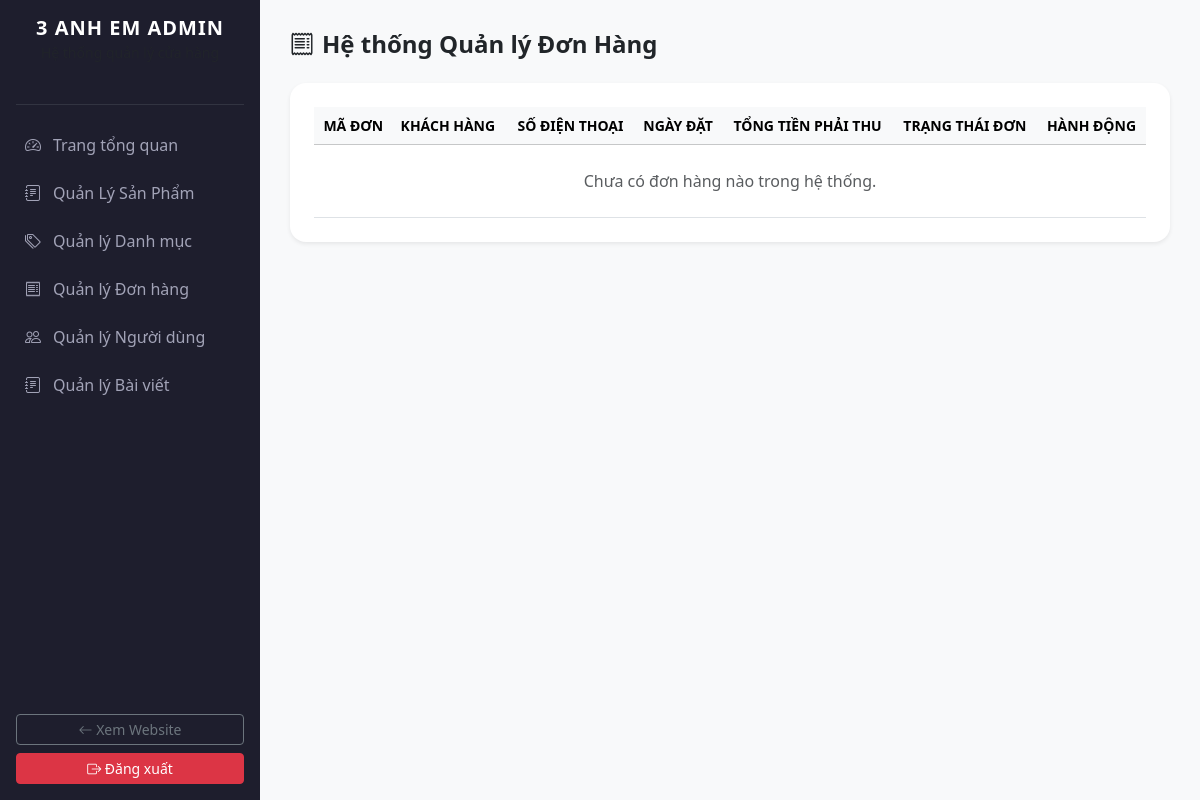
Before: /phomai3anhem/admin/orders.php (signed in) with the older database file.
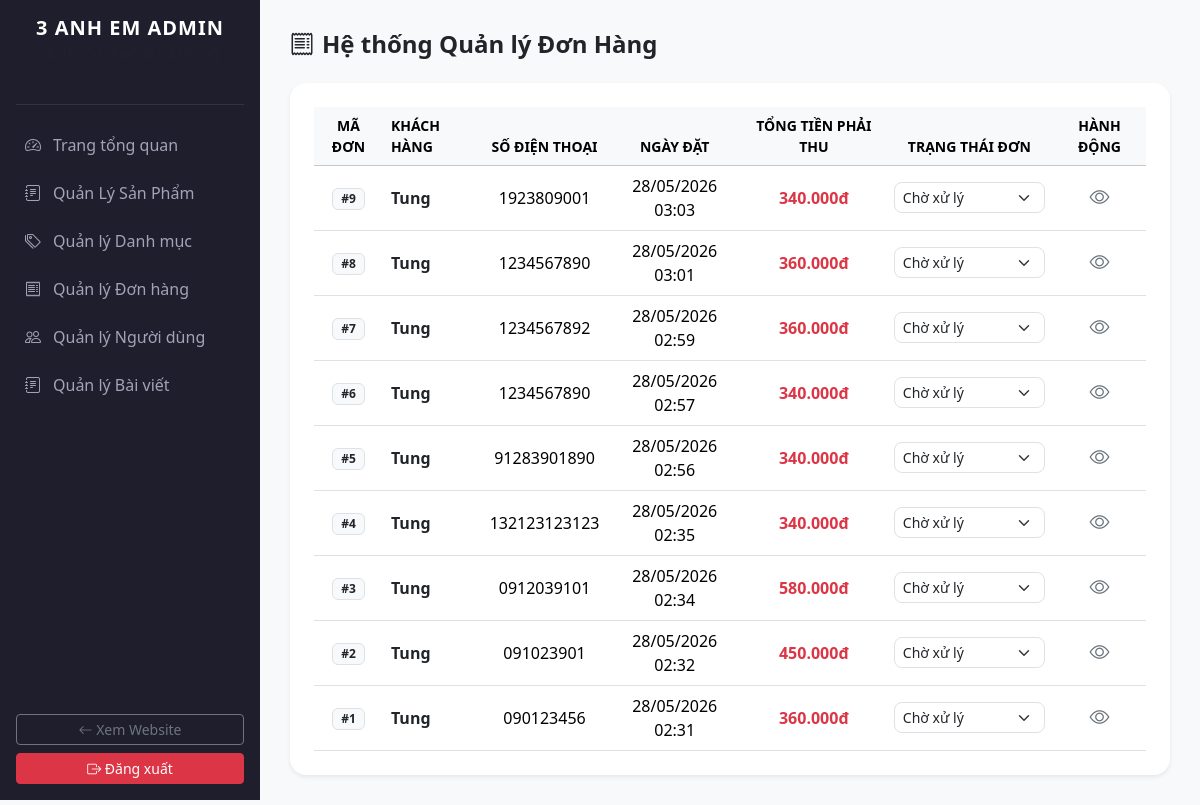
After: the same page with the newer database file.
### tables this page shows
CREATE TABLE `orders` (
  `id` int(11) NOT NULL,
  `user_id` int(11) DEFAULT NULL,
  `full_name` varchar(255) NOT NULL,
  `email` varchar(255) NOT NULL,
  `phone` varchar(20) NOT NULL,
  `address` text NOT NULL,
  `note` text DEFAULT NULL,
  `total_money` int(11) NOT NULL,
  `status` varchar(50) DEFAULT 'pending',
  `created_at` timestamp NOT NULL DEFAULT current_timestamp()
);

### phomai3anhem/admin/orders.php (the view, shortened to what this page needs)
<?php
include_once '../config/db.php';
include_once 'includes/header.php';
$orders = $pdo->query("SELECT * FROM orders ORDER BY id DESC")->fetchAll();
?>
<div class="mb-4">
    <h4 class="fw-bold text-dark"><i class="bi bi-receipt me-2"></i>Hệ thống Quản lý Đơn Hàng</h4>
</div>
<div class="card admin-card bg-white border-0 shadow-sm rounded-4 p-4">
    <div class="table-responsive">
        <table class="table table-hover align-middle text-center m-0">
            <thead class="table-light text-secondary small text-uppercase">
                <tr>
                    <th>Mã đơn</th>
                    <th class="text-start">Khách hàng</th>
                    <th>Số điện thoại</th>
                    <th>Ngày đặt</th>
                    <th>Tổng tiền phải thu</th>
                    <th>Trạng thái đơn</th>
                    <th>Hành động</th>
                </tr>
            </thead>
            <tbody>
                <?php if (count($orders) > 0): ?>
                    <?php foreach($orders as $o): ?>
                    <tr>
                        <td><span class="badge bg-light text-dark border">#<?php echo $o['id']; ?></span></td>
                        <td class="text-start fw-bold text-dark"><?php echo htmlspecialchars($o['full_name']); ?></td>
                        <td><?php echo htmlspecialchars($o['phone']); ?></td>
                        <td><?php echo date('d/m/Y H:i', strtotime($o['created_at'])); ?></td>
                        <td class="text-danger fw-bold"><?php echo number_format($o['total_money'], 0, ',', '.'); ?>đ</td>
                        <td>
                            <select class="form-select form-select-sm d-inline-block w-auto rounded-3 change-order-status" data-id="<?php echo $o['id']; ?>">
                                <option value="pending" <?php echo $o['status']=='pending'?'selected':''; ?>>Chờ xử lý</option>
                            </select>
                        </td>
                        <td>
                            <div class="btn-group gap-1">
                                <a href="orders-detail.php?id=<?php echo $o['id']; ?>" class="btn btn-sm btn-outline-secondary rounded-3 border-0 px-2" title="Xem chi tiết">
                                    <i class="bi bi-eye fs-5"></i>
                                </a>
                            </div>
                        </td>
                    </tr>
                    <?php endforeach; ?>
                <?php else: ?>
                    <tr>
                        <td colspan="7" class="text-center text-muted py-4">Chưa có đơn hàng nào trong hệ thống.</td>
                    </tr>
                <?php endif; ?>
            </tbody>
        </table>
    </div>
</div>
<?php include_once 'includes/footer.php'; ?>

Changed rows visible on the page:
added orders: id "9", full_name "Tung", phone "1923809001", created_at "28/05/2026 03:03", total_money "340.000", status+id "Chờ xử lý"
added orders: id "8", full_name "Tung", phone "1234567890", created_at "28/05/2026 03:01", total_money "360.000", status+id "Chờ xử lý"
added orders: id "7", full_name "Tung", phone "1234567892", created_at "28/05/2026 02:59", total_money "360.000", status+id "Chờ xử lý"
added orders: id "6", full_name "Tung", phone "1234567890", created_at "28/05/2026 02:57", total_money "340.000", status+id "Chờ xử lý"
added orders: id "5", full_name "Tung", phone "91283901890", created_at "28/05/2026 02:56", total_money "340.000", status+id "Chờ xử lý"
added orders: id "4", full_name "Tung", phone "132123123123", created_at "28/05/2026 02:35", total_money "340.000", status+id "Chờ xử lý"
added orders: id "3", full_name "Tung", phone "0912039101", created_at "28/05/2026 02:34", total_money "580.000", status+id "Chờ xử lý"
added orders: id "2", full_name "Tung", phone "091023901", created_at "28/05/2026 02:32", total_money "450.000", status+id "Chờ xử lý"
added orders: id "1", full_name "Tung", phone "090123456", created_at "28/05/2026 02:31", total_money "360.000", status+id "Chờ xử lý"
Other visible differences:
text no longer shown: "Chưa có đơn hàng nào trong hệ thống."
